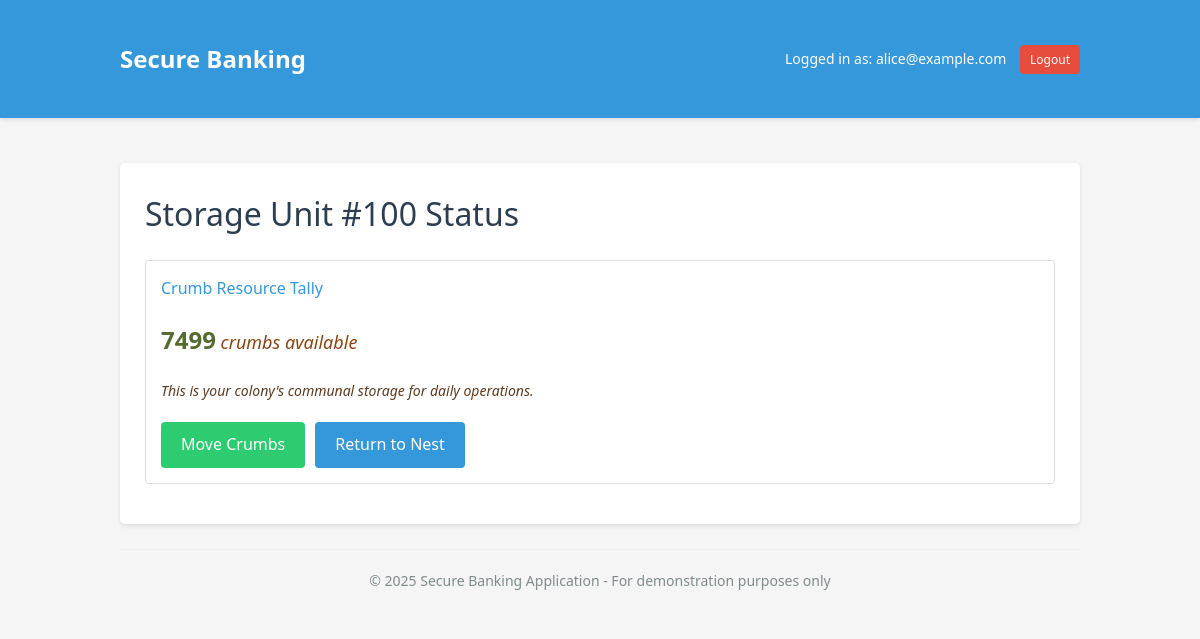
Page /details?account=100 (signed in) on the earlier database version.
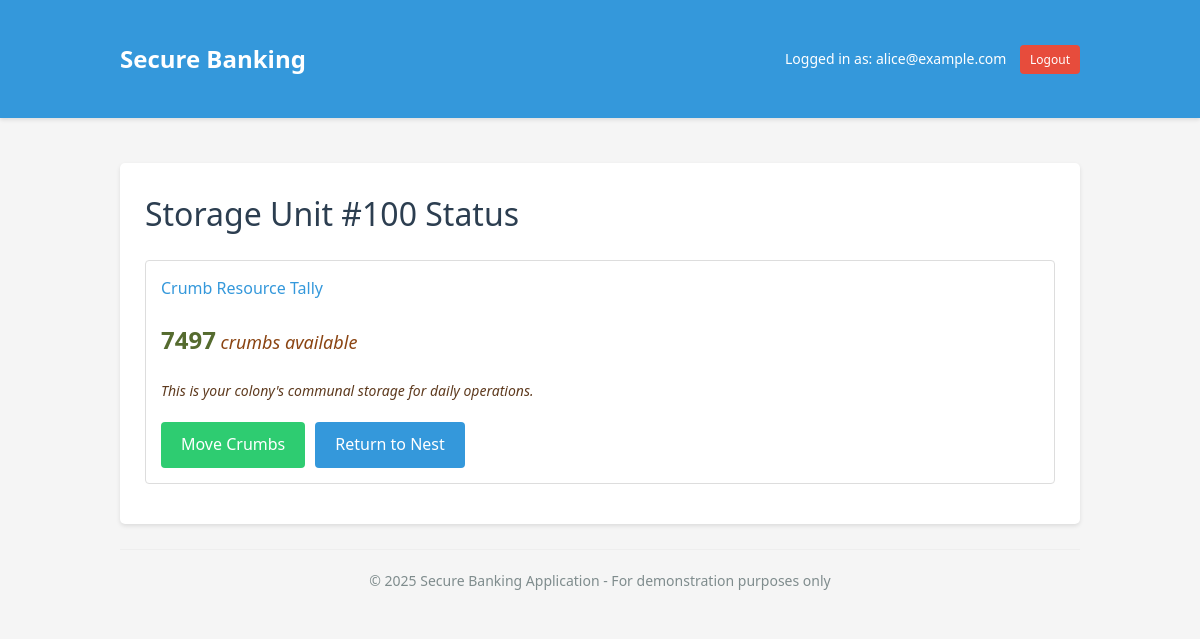
Same page on the later database version.
### tables this page shows
CREATE TABLE accounts (
        id text primary key, owner text, balance integer,
        foreign key(owner) references users(email));

### app.py (the view)
@app.route("/details", methods=["GET", "POST"])
@authenticated
def details():
    if not logged_in():
        return render_template("login.html")
    if request.method == "GET":
        account_number = request.args["account"]
        return render_template(
            "details.html",
            user=g.user,
            account_number=account_number,
            balance=get_balance(account_number, g.user),
        )

### account_service.py (called while the page is built)
def get_balance(account_number, owner):
    try:
        con = sqlite3.connect("bank.db")
        cur = con.cursor()
        cur.execute(
            """
            SELECT balance FROM accounts where id=? and owner=?""",
            (account_number, owner),
        )
        row = cur.fetchone()
        if row is None:
            return None
        return row[0]
    finally:
        con.close()

### app.py (called while the page is built)
def authenticated(f):
    @wraps(f)
    def w(*args, **kwargs):
        if not logged_in():
            return redirect("/login")
        return f(*args, **kwargs)
    return w

@app.context_processor
def inject_now():
    return {"now": datetime.now()}

### user_service.py (called while the page is built)
def logged_in():
    token = request.cookies.get("auth_token")
    try:
        data = jwt.decode(token, SECRET, algorithms=["HS256"])
        g.user = data["sub"]
        return True
    except jwt.InvalidTokenError:
        return False

### templates/details.html
{% extends 'layout.html' %}
{% block content %}
<h1>Storage Unit #{{account_number}} Status</h1>
<div class="card">
  <div class="card-title">Crumb Resource Tally</div>
  <div class="card-content">
    <p style="font-size: 18px; margin: 20px 0;">
      <span class="crumb" style="font-size: 24px; font-weight: bold; color: #556B2F;">{{ balance }}</span>
      <span style="font-style: italic; color: #8B4513;"> crumbs available</span>
    </p>
    <p style="margin-bottom: 10px; font-size: 14px; color: #5e3a1e;">
      {% if account_number == '100' %}
        <i>This is your colony's communal storage for daily operations.</i>
      {% elif account_number == '998' %}
        <i>These are your winter reserves. Plan carefully!</i>
      {% else %}
        <i>This is a specialized resource storage unit.</i>
      {% endif %}
    </p>
    <div style="display: flex; gap: 10px; margin-top: 20px;">
      <a href="/transfer" class="btn btn-success">Move Crumbs</a>
      <a href="/dashboard" class="btn">Return to Nest</a>
    </div>
  </div>
</div>
{% endblock %}

### templates/layout.html (shortened to what this page needs)
<!DOCTYPE html>
<html lang="en">
<head>
</head>
<body>
    <div class="header">
        <div class="container">
            <div class="logo">Secure Banking</div>
            {% if g.user %}
            <div class="user-info">
                Logged in as: {{ g.user }}
                <a href="/logout" class="btn btn-danger" style="font-size: 12px; padding: 5px 10px; margin-left: 10px;">Logout</a>
            </div>
            {% endif %}
        </div>
    </div>
    <div class="container">
        <div class="content">
            {% block content %}{% endblock %}
        </div>
        <div class="footer">
            <p>&copy; {{ now.year }} Secure Banking Application - For demonstration purposes only</p>
        </div>
    </div>
</body>
</html>

### templates/layout.html (style rules this page uses)
* { margin: 0; padding: 0; box-sizing: border-box; font-family: 'Segoe UI', Tahoma, Geneva, Verdana, sans-serif; }
body { background-color: #f5f5f5; color: #333; line-height: 1.6; padding: 0; margin: 0; }
.container { width: 90%; max-width: 1000px; margin: 0 auto; padding: 20px; }
.header { background-color: #3498db; color: white; padding: 20px 0; box-shadow: 0 2px 4px rgba(0, 0, 0, 0.1); margin-bottom: 25px; }
.header .container { display: flex; justify-content: space-between; align-items: center; }
.logo { font-size: 24px; font-weight: bold; }
.user-info { font-size: 14px; }
.content { background-color: white; padding: 25px; border-radius: 5px; box-shadow: 0 2px 4px rgba(0, 0, 0, 0.1); margin-bottom: 25px; }
h1 { color: #2c3e50; margin-bottom: 20px; font-weight: 500; }
.btn { display: inline-block; background-color: #3498db; color: white; padding: 10px 20px; border: none; border-radius: 4px; cursor: pointer; font-size: 16px; transition: background-color 0.3s; }
.btn-danger { background-color: #e74c3c; }
.btn-success { background-color: #2ecc71; }
a { color: #3498db; text-decoration: none; transition: color 0.3s; }
.card { border: 1px solid #ddd; border-radius: 4px; padding: 15px; margin-bottom: 15px; transition: box-shadow 0.3s; }
.card-title { font-weight: 500; margin-bottom: 10px; color: #3498db; }
.card-content { color: #555; }
.footer { text-align: center; padding: 20px 0; color: #7f8c8d; font-size: 14px; border-top: 1px solid #eee; }

Differences in the rows shown:
changed accounts "alice@example.com": balance "7499" → "7497"
